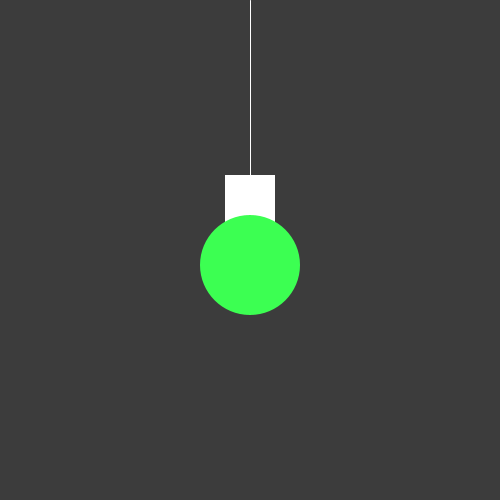
Frame 1 (no input)
Frame 60 (the mouse pressed at the canvas centre just before this capture): identical to frame 1, image omitted
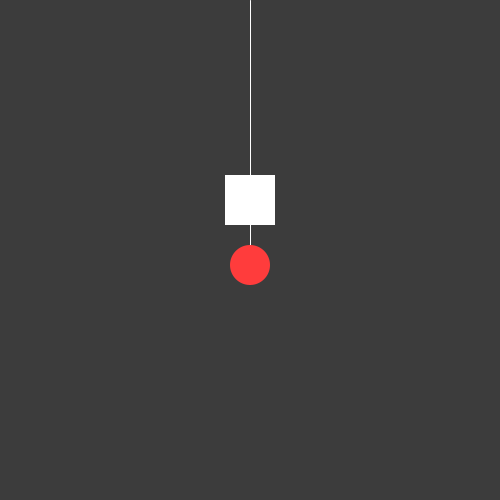
Frame 120 (the mouse held since frame 60 and released just before this capture)

The Processing sketch that drew these frames (run headless with seeded random() and noise(); from frame 60 on, the mouse is pressed at the canvas centre):

// Processing sketch: Week_2
// ── Week_2.pde
float posX = 250;
float posY = 265;
float bulbSize = 100;

void setup() {
  size(500, 500);
}

void draw() {
  background(60);

  // 1. Wire
  stroke(255);
  strokeWeight(1);
  line(250, 0, 250, 250);

  // 2. Cartridge
  noStroke();
  fill(255);
  rectMode(CENTER);
  rect(posX, 200, 50, 50);

  // 3. Проверка наведения курсора на лампу (Hitbox)
  // Checking if the cursor is inside the circle's boundaries
  boolean isHovered = (mouseX >= posX - bulbSize * 0.5) &&
                      (mouseX <= posX + bulbSize * 0.5) &&
                      (mouseY >= posY - bulbSize * 0.5) &&
                      (mouseY <= posY + bulbSize * 0.5);

  if (isHovered) {
    fill(255, 60, 60); // Red color on hover
    if (bulbSize > 35) {
      bulbSize--;      // Compression at focus
    }
  } else {
    fill(60, 255, 82); // Green at rest
    if (bulbSize < 100) {
      bulbSize++;      // Return to standard size
    }
  }

  // 4. Drawing a lamp
  ellipse(posX, posY, bulbSize, bulbSize);
}
